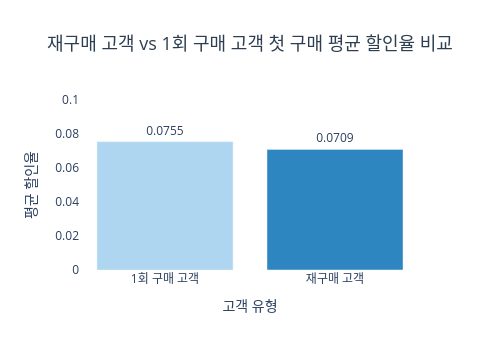

Notebook source saved alongside this figure:
### Code cell
fig = go.Figure(go.Bar(
    x=discount_compare['customer_type'],
    y=discount_compare['avg_discount'],
    marker_color=['#AED6F1', '#2E86C1'],
    text=discount_compare['avg_discount'].apply(lambda x: f'{x:.4f}'),
    textposition='outside'
))

fig.update_layout(
    title=dict(
        text='재구매 고객 vs 1회 구매 고객 첫 구매 평균 할인율 비교',
        font=dict(size=18, color='#2c3e50'),
        x=0.5,
        xanchor='center'
    ),
    yaxis=dict(
        title='평균 할인율',
        range=[0, 0.1]
    ),
    xaxis=dict(title='고객 유형'),
    plot_bgcolor='white',
    height=350,
    width=500
)

fig.show()

### Figure 1 — Plotly figure (JSON) as saved in the notebook; plotly's stock layout.template omitted (floating-point values rounded to 4 significant figures)
{"data": [{"marker": {"color": ["#AED6F1", "#2E86C1"]}, "text": ["0.0755", "0.0709"], "textposition": "outside", "type": "bar", "x": ["1회 구매 고객", "재구매 고객"], "y": [0.07546, 0.07093]}], "layout": {"height": 350, "plot_bgcolor": "white", "title": {"font": {"color": "#2c3e50", "size": 18}, "text": "재구매 고객 vs 1회 구매 고객 첫 구매 평균 할인율 비교", "x": 0.5, "xanchor": "center"}, "width": 500, "xaxis": {"title": {"text": "고객 유형"}}, "yaxis": {"range": [0, 0.1], "title": {"text": "평균 할인율"}}}}
